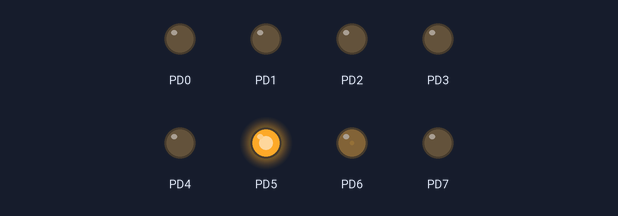
Bench run of a program on a simulated ATmega328P, built with avr-gcc and emulated at 16 MHz. On the bench: output pins drawn as LEDs (lit = HIGH).

Above: at 0.05 s.
At 1.15 s:
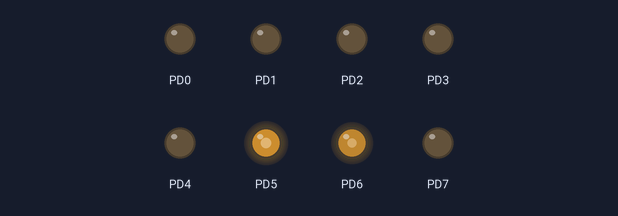
At 2.3 s:
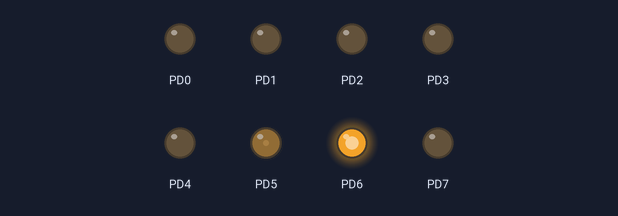
At 4.55 s:
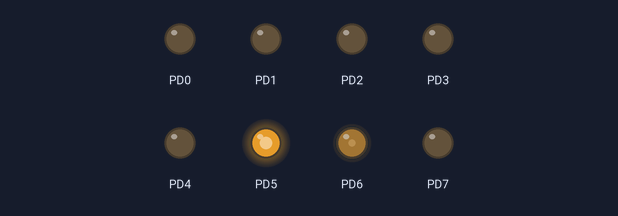
Timing chart, 0 to 6.6 s (numbered marks = the images above):
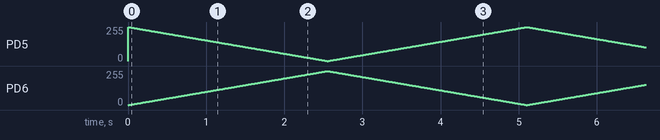

The program:

main.c
```c
/*
 * lab3.c
 *
 * Ïîëíîöåííûé ØÈÌ íà ïèíàõ 3, 5, 6 ñ èñïîëüçîâàíèåì ïðåðûâàíèé
 * Àâòîð: erdyakov
 * Ïëàòà: Arduino Uno (ATmega328P)
 */

#define F_CPU 16000000UL
#include <avr/io.h>
#include <avr/interrupt.h>
#include <stdbool.h>

void pwm_setup()
{
    // ===== ÒÀÉÌÅÐ 0: ÏÈÍÛ 5 (OC0B) è 6 (OC0A) =====
    TCCR0A = 0;  // Î÷èùàåì âñå áèòû
    TCCR0B = 0;  // Î÷èùàåì âñå áèòû

    // ===== ÍÀÑÒÐÎÉÊÀ ÐÅÆÈÌÀ ÒÀÉÌÅÐÀ (ÎÁÙÈÉ ÄËß ÎÁÎÈÕ ÊÀÍÀËÎÂ) =====
    // Fast PWM ðåæèì (WGM00=1, WGM01=1)
    TCCR0A |= (1 << WGM00) | (1 << WGM01);
	// Phase Correct PWM
    //TCCR0A |= (1 << WGM00);

	// íåèíâåðòèðóþùèé äëÿ À, èíâåðòèðóþùèé äëÿ Á
    TCCR0A |= (1 << COM0A1) | (1 << COM0B1) | (1 << COM0B0);

    // ===== ÍÀÑÒÐÎÉÊÀ ÏÐÅÄÅËÈÒÅËß (ÎÁÙÈÉ ÄËß ÎÁÎÈÕ ÊÀÍÀËÎÂ) =====
	/*
      CS02 CS01 CS00 | Ïðåääåëèòåëü
     ----------------|-------------
        0    0    0  | Òàéìåð îñòàíîâëåí
        0    0    1  | 1          (16 ÌÃö)
        0    1    0  | 8          (2 ÌÃö)
        0    1    1  | 64         (250 êÃö)
        1    0    0  | 256        (62.5 êÃö)
        1    0    1  | 1024       (15.625 êÃö)
        1    1    0  | Âíåøíèé òàêò íà ïèíå T0
        1    1    1  | Âíåøíèé òàêò íà ïèíå T0
    */
    TCCR0B |= (0 << CS02) | (1 << CS01) | (1 << CS00);

    // ===== ÍÀ×ÀËÜÍÛÅ ÇÍÀ×ÅÍÈß (ÐÀÇÄÅËÜÍÛÅ ÄËß ÊÀÆÄÎÃÎ ÊÀÍÀËÀ) =====
    OCR0A = 0;  // Ïèí 6 (êàíàë A) - âûêëþ÷åí
    OCR0B = 0;  // Ïèí 5 (êàíàë B) - âêëþ÷åí
}

void timer1_setup(void)
{
    TCCR1A = 0;
    TCCR1B = 0;
    TCNT1 = 0;

    // Ðåæèì CTC (Clear Timer on Compare Match)
    TCCR1B |= (1 << WGM12);

    // Ïðåääåëèòåëü 64 (CS11=1, CS10=1)
    TCCR1B |= (1 << CS11) | (1 << CS10);

    /*
     * Ðàñ÷åò OCR1A äëÿ 10 ìñ:
     * ×àñòîòà òàéìåðà = 16 000 000 / 64 = 250 000 Ãö
     * Ïåðèîä = 1 / 250 000 = 0.000004 ñ = 4 ìêñ
     * Äëÿ 10 ìñ: 0.01 / 0.000004 = 2500
     * OCR1A = 2500 - 1 = 2499
     */
    OCR1A = 2500 - 1;

    // Ðàçðåøàåì ïðåðûâàíèå ïî ñîâïàäåíèþ ñ OCR1A
    TIMSK1 |= (1 << OCIE1A);
}

volatile uint8_t pwm_value = 0;
volatile bool direction_up = true;
ISR(TIMER1_COMPA_vect)
{
    if (direction_up) {
        pwm_value++;
        if (pwm_value >= 255) {
            pwm_value = 255;
            direction_up = false;
        }
    } else {
        pwm_value--;
        if (pwm_value <= 0) {
            pwm_value = 0;
            direction_up = true;
        }
    }

    OCR0A = pwm_value;
    OCR0B = pwm_value;
}

int main(void)
{
	DDRD = 0xFF;
	sei();
    pwm_setup();
    timer1_setup();

    while (1)
    {

    }

    return 0;
}
```
